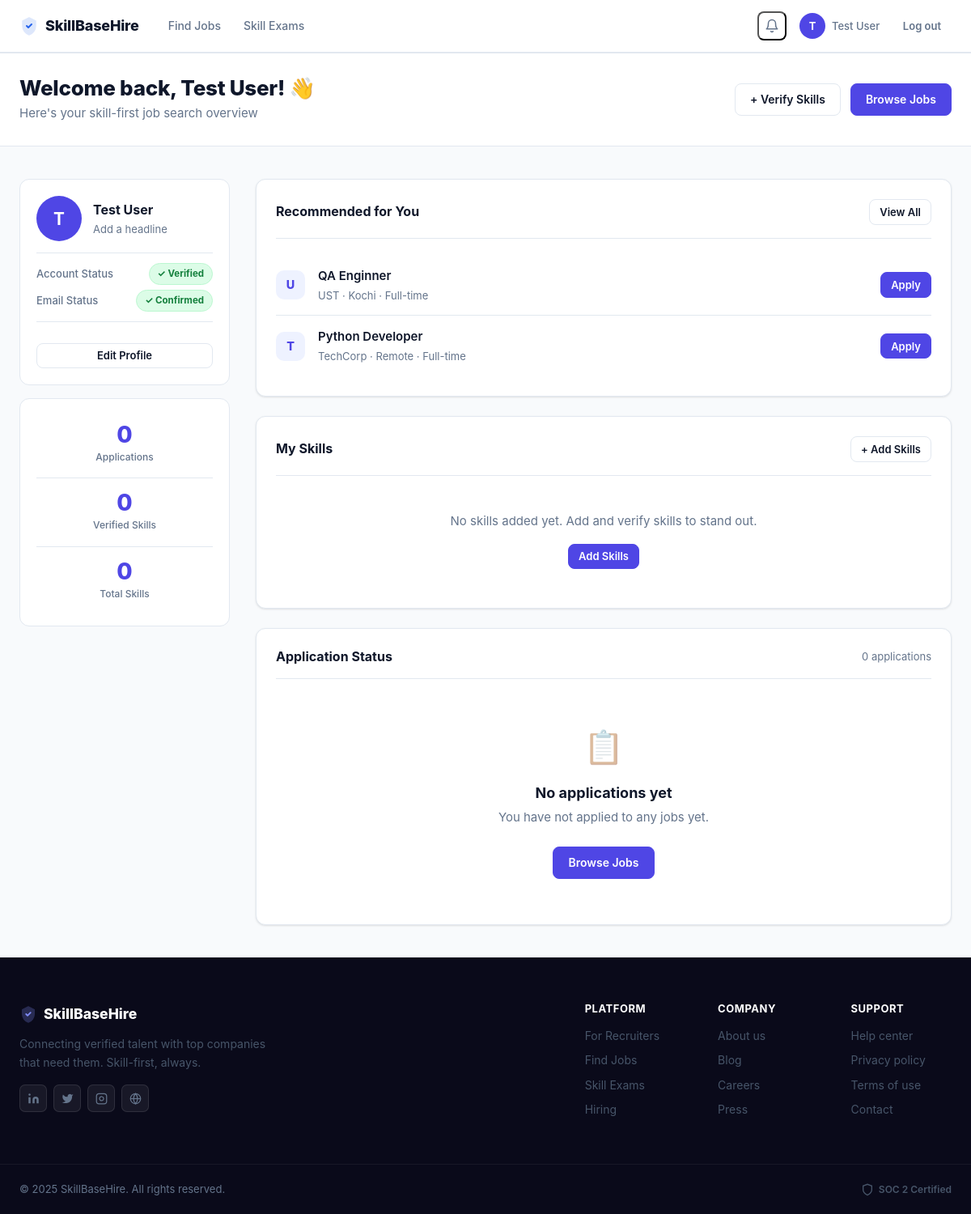
Page /candidate/dashboard (signed in) on the earlier database version.
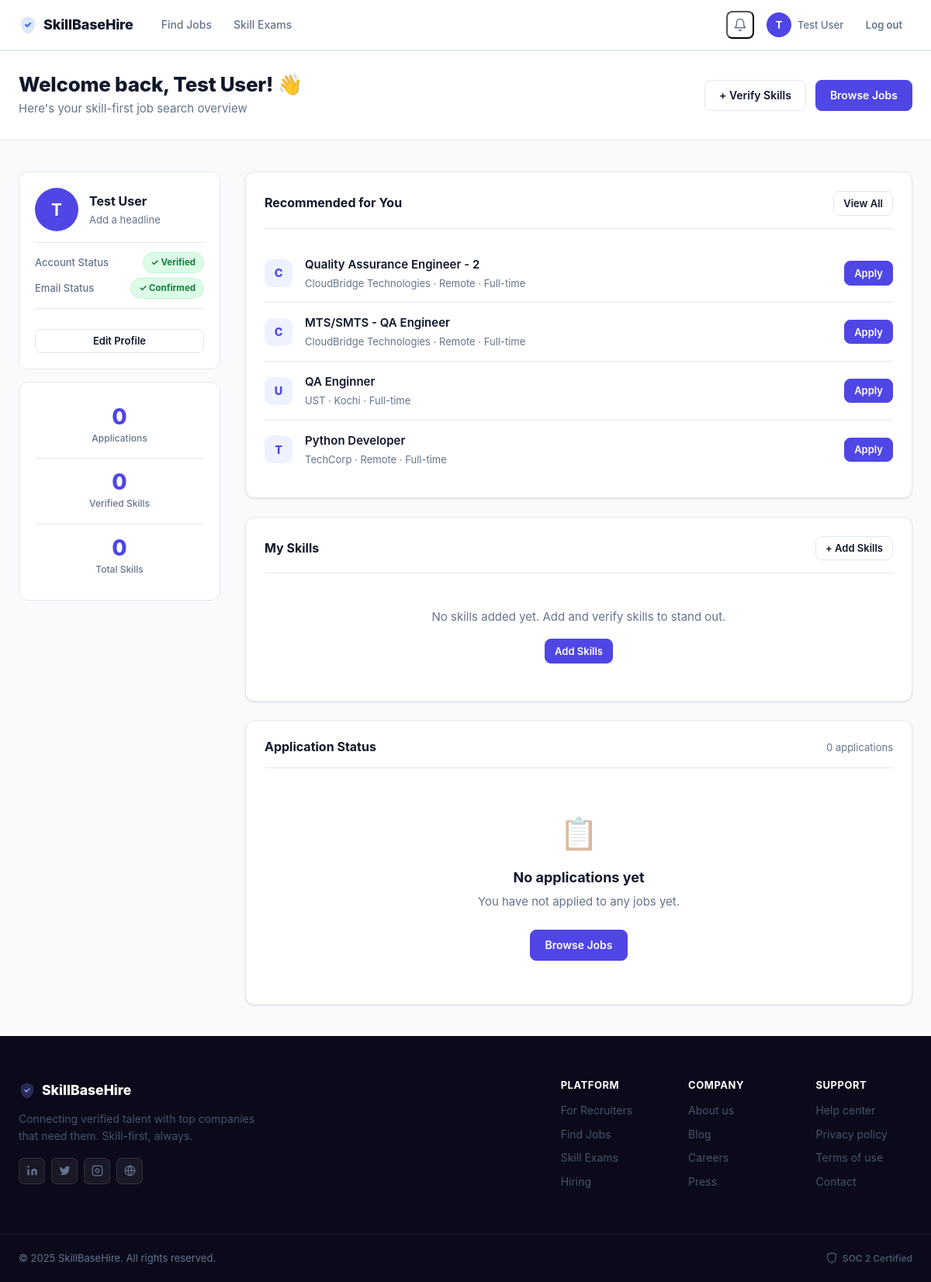
Same page on the later database version.
### tables this page shows
CREATE TABLE jobs (
                id INTEGER PRIMARY KEY AUTOINCREMENT,
                recruiter_id INTEGER NOT NULL,
                title TEXT NOT NULL,
                company TEXT NOT NULL,
                location TEXT NOT NULL,
                job_type TEXT NOT NULL DEFAULT 'Full-time',
                description TEXT NOT NULL,
                requirements TEXT DEFAULT '',
                salary_min INTEGER DEFAULT 0,
                salary_max INTEGER DEFAULT 0,
                active INTEGER DEFAULT 1,
                created_at TIMESTAMP DEFAULT CURRENT_TIMESTAMP, skill_test_mandatory INTEGER DEFAULT 0,
                FOREIGN KEY (recruiter_id) REFERENCES users(id)
            );

CREATE TABLE recruiter_profiles (
                id INTEGER PRIMARY KEY AUTOINCREMENT,
                user_id INTEGER UNIQUE NOT NULL,
                company TEXT NOT NULL,
                company_bio TEXT DEFAULT '',
                website TEXT DEFAULT '', phone TEXT DEFAULT '', job_title TEXT DEFAULT '', company_size TEXT DEFAULT '', industry TEXT DEFAULT '', company_location TEXT DEFAULT '', profile_photo TEXT,
                FOREIGN KEY (user_id) REFERENCES users(id)
            );

### app.py (the view)
@app.route('/candidate/dashboard')
@candidate_required
def candidate_dashboard():
    db = get_db()
    profile = db.execute('SELECT * FROM candidate_profiles WHERE user_id=?',
                         [session['user_id']]).fetchone()
    my_skills = db.execute('''
        SELECT s.*, us.verified, us.score, us.added_at
        FROM user_skills us JOIN skills s ON us.skill_id = s.id
        WHERE us.user_id=? ORDER BY us.verified DESC, s.name
    ''', [session['user_id']]).fetchall()
    applications = db.execute('''
        SELECT a.*, j.title, j.location, j.job_type, j.recruiter_id,
               rp.company AS company_name
        FROM applications a JOIN jobs j ON a.job_id = j.id
        JOIN recruiter_profiles rp ON j.recruiter_id = rp.user_id
        WHERE a.candidate_id=? ORDER BY a.applied_at DESC
    ''', [session['user_id']]).fetchall()
    recommended = db.execute('''
        SELECT j.*, rp.company AS company_name,
               (SELECT COUNT(*) FROM job_skills js
                JOIN user_skills us ON js.skill_id=us.skill_id
                WHERE js.job_id=j.id AND us.user_id=?) AS skill_match
        FROM jobs j JOIN recruiter_profiles rp ON j.recruiter_id=rp.user_id
        WHERE j.active=1
          AND j.id NOT IN (SELECT job_id FROM applications WHERE candidate_id=?)
        ORDER BY skill_match DESC, j.created_at DESC LIMIT 5
    ''', [session['user_id'], session['user_id']]).fetchall()
    return render_template('candidate_dashboard.html',
                           user=get_current_user(), profile=profile,
                           my_skills=my_skills, applications=applications,
                           recommended=recommended)

### app.py (called while the page is built)
def get_db():
    db = getattr(g, '_database', None)
    if db is None:
        db = g._database = sqlite3.connect(DATABASE)
        db.row_factory = sqlite3.Row
    return db

@app.teardown_appcontext
def close_connection(_exception):
    db = getattr(g, '_database', None)
    if db is not None:
        db.close()

@app.after_request
def set_security_headers(response):
    response.headers['X-Content-Type-Options'] = 'nosniff'
    response.headers['X-Frame-Options'] = 'SAMEORIGIN'
    response.headers['X-XSS-Protection'] = '1; mode=block'
    response.headers['Referrer-Policy'] = 'strict-origin-when-cross-origin'
    response.headers['Permissions-Policy'] = 'geolocation=(), microphone=(), camera=()'
    if os.environ.get('FLASK_ENV') == 'production':
        response.headers['Strict-Transport-Security'] = 'max-age=31536000; includeSubDomains'
    return response

def get_current_user():
    if 'user_id' not in session:
        return None
    return get_db().execute('SELECT * FROM users WHERE id = ?', [session['user_id']]).fetchone()

### templates/candidate_dashboard.html (shortened to what the changed rows need)
{% extends "base.html" %}
{% block content %}
<div class="page-header">
  <div class="container page-header-inner">
    <div>
      <h1>Welcome back, {{ user.name }}! 👋</h1>
    </div>
  </div>
</div>
<div class="container dashboard-layout">
  <div class="dashboard-main">
    <div class="card">
      <div class="card-header">
        <h2 class="card-title">Recommended for You</h2>
      </div>
      {% if recommended %}
        <div class="recommended-list">
          {% for job in recommended %}
            <div class="recommended-item">
              <div class="company-logo company-logo-sm">{{ job.company_name[0].upper() }}</div>
              <div class="recommended-info">
                <a href="{{ url_for('job_detail', job_id=job.id) }}" class="recommended-title">{{ job.title }}</a>
                <div class="recommended-meta"><a href="{{ url_for('recruiter_detail', recruiter_id=job.recruiter_id) }}" class="profile-name-link">{{ job.company_name }}</a> · {{ job.location }} · {{ job.job_type }}</div>
              </div>
              <div style="display:flex;align-items:center;gap:.75rem;flex-shrink:0">
                <a href="{{ url_for('apply_job', job_id=job.id) }}" class="btn btn-sm btn-primary">Apply</a>
              </div>
            </div>
          {% endfor %}
        </div>
      {% endif %}
    </div>
    <div class="card">
      <div class="card-header">
        <h2 class="card-title">My Skills</h2>
      </div>
    </div>
    <div class="card">
      <div class="card-header">
        <h2 class="card-title">Application Status</h2>
      </div>
    </div>
  </div>
</div>
{% endblock %}

Differences in the rows shown:
added jobs: company "C", title "Quality Assurance Engineer - 2", company_name "CloudBridge Technologies", location "Remote", job_type "Full-time"
added jobs: company "C", title "MTS/SMTS - QA Engineer", company_name "CloudBridge Technologies", location "Remote", job_type "Full-time"
